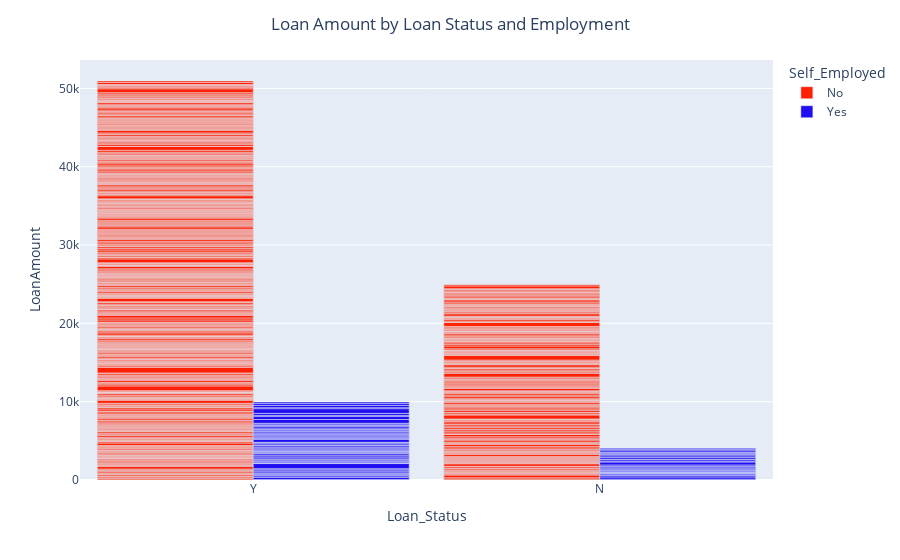

This figure's notebook cell:
### Code cell
import plotly.express as px
fig = px.bar(df, x="Loan_Status", y="LoanAmount", color="Self_Employed", barmode="group",color_discrete_sequence=["#FF2002", "#1F0FF0"])
fig.update_layout(title={'text':'Loan Amount by Loan Status and Employment','x':0.5},bargap=0.1)
fig.show()

### Figure 1 — Plotly figure (JSON) as saved in the notebook; plotly's stock layout.template omitted (floating-point values rounded to 4 significant figures; data arrays with more than 128 entries replaced by an {"elided": "..."} marker saying what was removed)
{"data": [{"alignmentgroup": "True", "hovertemplate": "Self_Employed=No<br>Loan_Status=%{x}<br>LoanAmount=%{y}<extra></extra>", "legendgroup": "No", "marker": {"color": "#FF2002", "pattern": {"shape": ""}}, "name": "No", "offsetgroup": "No", "orientation": "v", "showlegend": true, "textposition": "auto", "type": "bar", "x": {"elided": "532 str values"}, "xaxis": "x", "y": {"elided": "532 float values"}, "yaxis": "y"}, {"alignmentgroup": "True", "hovertemplate": "Self_Employed=Yes<br>Loan_Status=%{x}<br>LoanAmount=%{y}<extra></extra>", "legendgroup": "Yes", "marker": {"color": "#1F0FF0", "pattern": {"shape": ""}}, "name": "Yes", "offsetgroup": "Yes", "orientation": "v", "showlegend": true, "textposition": "auto", "type": "bar", "x": ["Y", "Y", "Y", "N", "Y", "N", "N", "Y", "Y", "Y", "N", "Y", "Y", "Y", "N", "Y", "Y", "Y", "Y", "Y", "N", "Y", "N", "Y", "N", "Y", "Y", "N", "Y", "Y", "Y", "N", "Y", "N", "Y", "N", "N", "Y", "N", "N", "Y", "Y", "Y", "Y", "N", "Y", "Y", "Y", "Y", "N", "N", "N", "Y", "N", "Y", "Y", "N", "Y", "Y", "Y", "Y", "Y", "Y", "Y", "Y", "Y", "Y", "Y", "Y", "Y", "Y", "N", "Y", "Y", "Y", "N", "N", "Y", "Y", "N", "Y", "N"], "xaxis": "x", "y": [66, 267, 191, 106, 96, 286, 165, 125, 97, 187, 110, 130, 146.4, 146.4, 160, 650, 25, 88, 175, 152, 87, 120, 66, 168, 83, 240, 130, 138, 200, 122, 108, 120, 104, 192, 128, 158, 99, 144, 155, 376, 184, 182, 70, 176, 105, 141, 55, 380, 128, 194, 62, 239, 150, 187, 138, 130, 190, 84, 160, 162, 93, 150, 86, 160, 225, 95, 188, 100, 480, 400, 125, 146.4, 260, 600, 132, 106, 205, 292, 260, 187, 180, 133], "yaxis": "y"}], "layout": {"bargap": 0.1, "barmode": "group", "legend": {"title": {"text": "Self_Employed"}, "tracegroupgap": 0}, "margin": {"t": 60}, "title": {"text": "Loan Amount by Loan Status and Employment", "x": 0.5}, "xaxis": {"anchor": "y", "domain": [0, 1], "title": {"text": "Loan_Status"}}, "yaxis": {"anchor": "x", "domain": [0, 1], "title": {"text": "LoanAmount"}}}}
